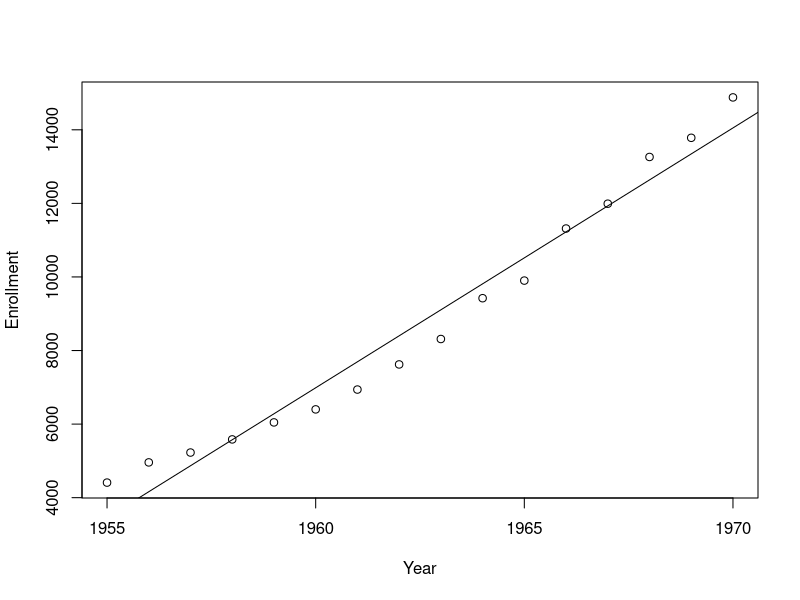
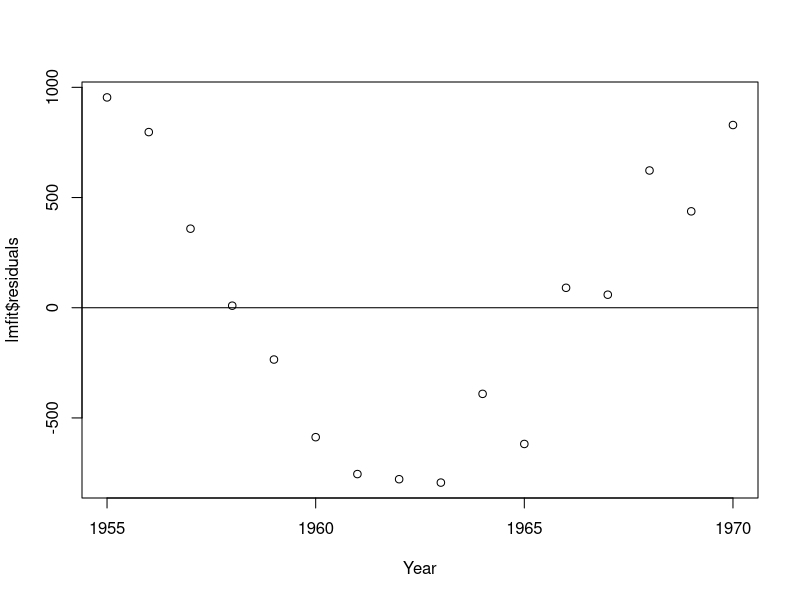
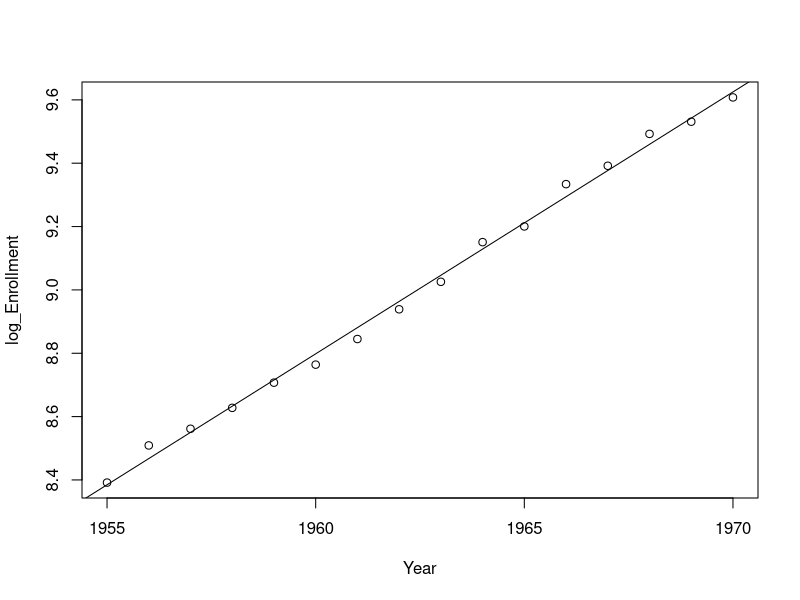
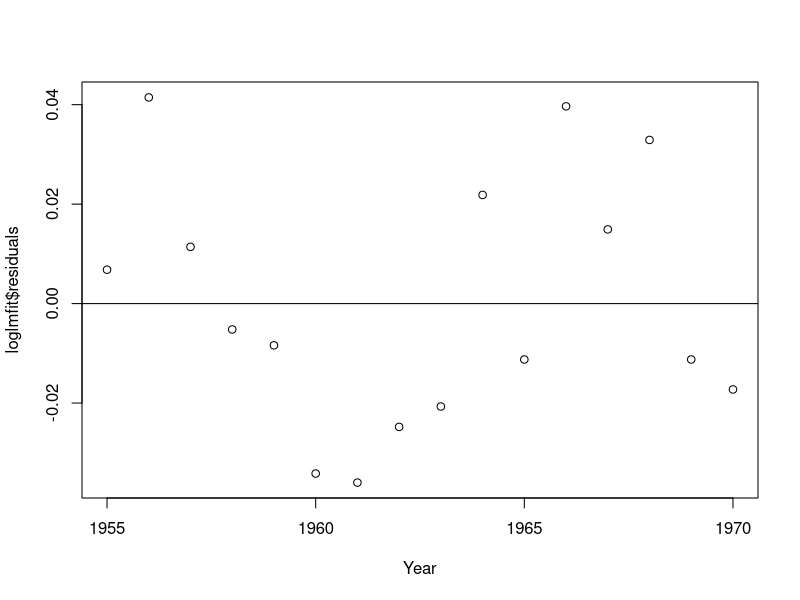

Write R code to recreate these figures, in order.
bgsu <- read.table("Rx-data/bgsu.txt", header=TRUE)
plot(bgsu)
attach(bgsu)
lmfit <- lm(Enrollment ~ Year)
abline(lmfit)
plot(Year, lmfit$residuals)
abline(h=0) #do not satisfy the assumption on residuals


#transformation

log_Enrollment <- log(Enrollment)
plot(log_Enrollment ~ Year)
loglmfit <- lm(log_Enrollment ~ Year)
abline(loglmfit)
plot(Year, loglmfit$residuals)
abline(h=0) #do not satisfy the assumption on residuals
